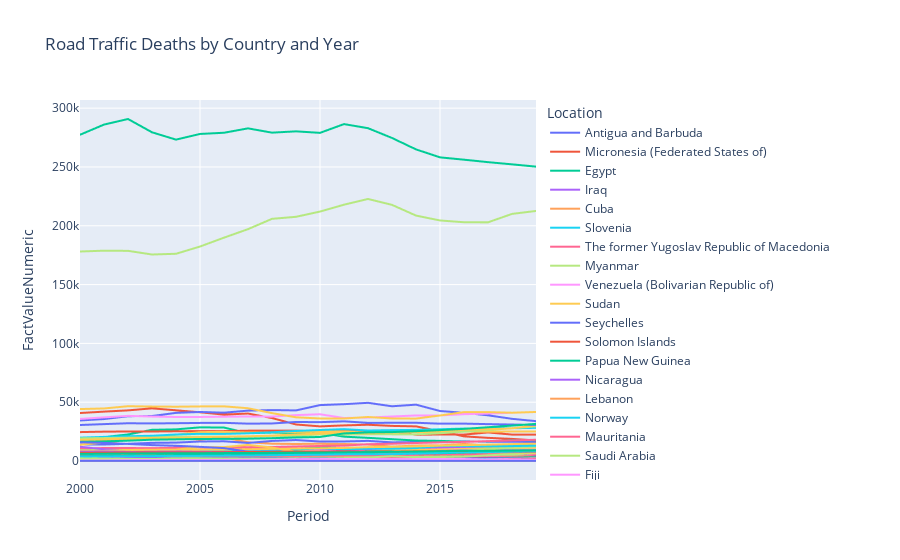

The cell this chart's notebook holds for it:
### Markdown cell above
Plotting all countries accidents for the give span of time to know the common trend

### Code cell
road_safety_data = pd.read_csv("data.csv")
# print(road_safety_data.head(10))
# selected_df = road_safety_data[road_safety_data['Location'].isin(['USA', 'China', 'India', 'Pakisthan', 'Brazil', 'Indonesia', 'Nigeria'])]
# Create the plot
# print(selected_df)
fig = px.line(road_safety_data, x='Period', y='FactValueNumeric', color='Location', title='Road Traffic Deaths by Country and Year')
# Show the plot
fig.show()
